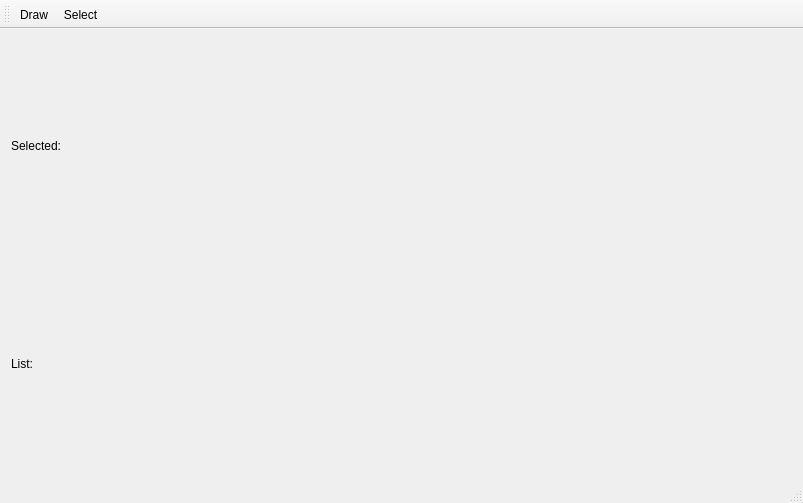
<?xml version="1.0" encoding="UTF-8"?>
<ui version="4.0">
 <class>MainWindow</class>
 <widget class="QMainWindow" name="MainWindow">
  <property name="geometry">
   <rect>
    <x>0</x>
    <y>0</y>
    <width>803</width>
    <height>503</height>
   </rect>
  </property>
  <property name="windowTitle">
   <string>MainWindow</string>
  </property>
  <widget class="QWidget" name="centralWidget">
   <layout class="QVBoxLayout" name="verticalLayout">
    <item>
     <layout class="QVBoxLayout" name="vLayout">
      <item>
       <widget class="QLabel" name="selectedElement">
        <property name="text">
         <string>Selected:</string>
        </property>
       </widget>
      </item>
      <item>
       <widget class="QLabel" name="elementList">
        <property name="text">
         <string>List:</string>
        </property>
       </widget>
      </item>
     </layout>
    </item>
   </layout>
  </widget>
  <widget class="QMenuBar" name="menuBar">
   <property name="geometry">
    <rect>
     <x>0</x>
     <y>0</y>
     <width>803</width>
     <height>21</height>
    </rect>
   </property>
  </widget>
  <widget class="QToolBar" name="mainToolBar">
   <attribute name="toolBarArea">
    <enum>TopToolBarArea</enum>
   </attribute>
   <attribute name="toolBarBreak">
    <bool>false</bool>
   </attribute>
   <addaction name="actionDraw"/>
   <addaction name="actionSelect"/>
  </widget>
  <widget class="QStatusBar" name="statusBar"/>
  <action name="actionDraw">
   <property name="text">
    <string>Draw</string>
   </property>
  </action>
  <action name="actionSelect">
   <property name="text">
    <string>Select</string>
   </property>
  </action>
 </widget>
 <layoutdefault spacing="6" margin="11"/>
 <resources/>
 <connections/>
</ui>
